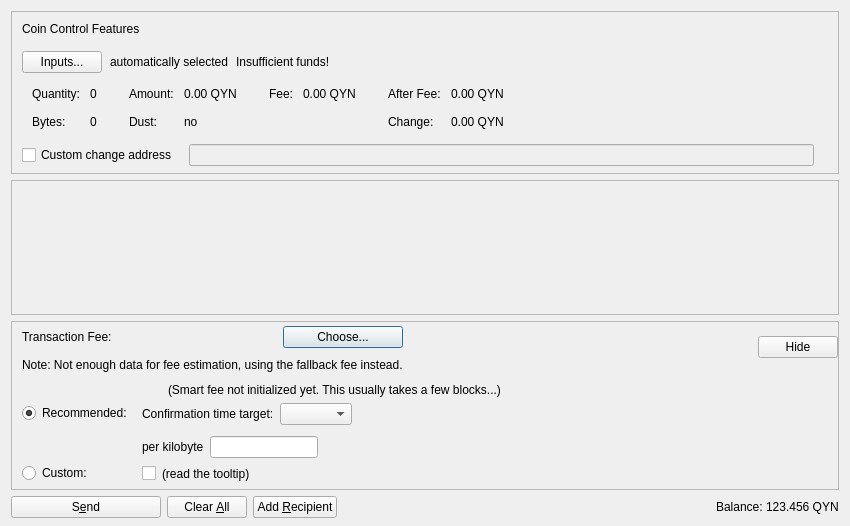
<?xml version="1.0" encoding="UTF-8"?>
<ui version="4.0">
 <class>SendCoinsDialog</class>
 <widget class="QDialog" name="SendCoinsDialog">
  <property name="geometry">
   <rect>
    <x>0</x>
    <y>0</y>
    <width>850</width>
    <height>526</height>
   </rect>
  </property>
  <property name="windowTitle">
   <string>Send Coins</string>
  </property>
  <layout class="QVBoxLayout" name="verticalLayout" stretch="0,1,0,0">
   <property name="bottomMargin">
    <number>8</number>
   </property>
   <item>
    <widget class="QFrame" name="frameCoinControl">
     <property name="sizePolicy">
      <sizepolicy hsizetype="Expanding" vsizetype="Expanding">
       <horstretch>0</horstretch>
       <verstretch>0</verstretch>
      </sizepolicy>
     </property>
     <property name="maximumSize">
      <size>
       <width>16777215</width>
       <height>16777215</height>
      </size>
     </property>
     <property name="frameShape">
      <enum>QFrame::StyledPanel</enum>
     </property>
     <property name="frameShadow">
      <enum>QFrame::Sunken</enum>
     </property>
     <layout class="QVBoxLayout" name="verticalLayoutCoinControl2">
      <property name="spacing">
       <number>0</number>
      </property>
      <property name="leftMargin">
       <number>0</number>
      </property>
      <property name="topMargin">
       <number>0</number>
      </property>
      <property name="rightMargin">
       <number>0</number>
      </property>
      <property name="bottomMargin">
       <number>6</number>
      </property>
      <item>
       <layout class="QVBoxLayout" name="verticalLayoutCoinControl" stretch="0,0,0,0,1">
        <property name="spacing">
         <number>0</number>
        </property>
        <property name="leftMargin">
         <number>10</number>
        </property>
        <property name="topMargin">
         <number>10</number>
        </property>
        <item>
         <layout class="QHBoxLayout" name="horizontalLayoutCoinControl1">
          <property name="bottomMargin">
           <number>15</number>
          </property>
          <item>
           <widget class="QLabel" name="labelCoinControlFeatures">
            <property name="sizePolicy">
             <sizepolicy hsizetype="Preferred" vsizetype="Maximum">
              <horstretch>0</horstretch>
              <verstretch>0</verstretch>
             </sizepolicy>
            </property>
            <property name="text">
             <string>Coin Control Features</string>
            </property>
           </widget>
          </item>
         </layout>
        </item>
        <item>
         <layout class="QHBoxLayout" name="horizontalLayoutCoinControl2" stretch="0,0,0,0">
          <property name="spacing">
           <number>8</number>
          </property>
          <property name="bottomMargin">
           <number>10</number>
          </property>
          <item>
           <widget class="QPushButton" name="pushButtonCoinControl">
            <property name="styleSheet">
             <string notr="true"/>
            </property>
            <property name="text">
             <string>Inputs...</string>
            </property>
            <property name="autoDefault">
             <bool>false</bool>
            </property>
           </widget>
          </item>
          <item>
           <widget class="QLabel" name="labelCoinControlAutomaticallySelected">
            <property name="text">
             <string>automatically selected</string>
            </property>
            <property name="margin">
             <number>5</number>
            </property>
           </widget>
          </item>
          <item>
           <widget class="QLabel" name="labelCoinControlInsuffFunds">
            <property name="text">
             <string>Insufficient funds!</string>
            </property>
            <property name="margin">
             <number>5</number>
            </property>
           </widget>
          </item>
          <item>
           <spacer name="horizontalSpacerCoinControl">
            <property name="orientation">
             <enum>Qt::Horizontal</enum>
            </property>
            <property name="sizeHint" stdset="0">
             <size>
              <width>40</width>
              <height>1</height>
             </size>
            </property>
           </spacer>
          </item>
         </layout>
        </item>
        <item>
         <widget class="QWidget" name="widgetCoinControl" native="true">
          <property name="sizePolicy">
           <sizepolicy hsizetype="Preferred" vsizetype="Preferred">
            <horstretch>0</horstretch>
            <verstretch>0</verstretch>
           </sizepolicy>
          </property>
          <property name="minimumSize">
           <size>
            <width>0</width>
            <height>0</height>
           </size>
          </property>
          <property name="styleSheet">
           <string notr="true"/>
          </property>
          <layout class="QHBoxLayout" name="horizontalLayoutCoinControl5">
           <property name="leftMargin">
            <number>0</number>
           </property>
           <property name="topMargin">
            <number>0</number>
           </property>
           <property name="rightMargin">
            <number>0</number>
           </property>
           <property name="bottomMargin">
            <number>0</number>
           </property>
           <item>
            <layout class="QHBoxLayout" name="horizontalLayoutCoinControl3" stretch="0,0,0,1">
             <property name="spacing">
              <number>20</number>
             </property>
             <property name="topMargin">
              <number>0</number>
             </property>
             <property name="bottomMargin">
              <number>10</number>
             </property>
             <item>
              <layout class="QFormLayout" name="formLayoutCoinControl1">
               <property name="horizontalSpacing">
                <number>10</number>
               </property>
               <property name="verticalSpacing">
                <number>14</number>
               </property>
               <property name="leftMargin">
                <number>10</number>
               </property>
               <property name="topMargin">
                <number>4</number>
               </property>
               <property name="rightMargin">
                <number>6</number>
               </property>
               <item row="0" column="0">
                <widget class="QLabel" name="labelCoinControlQuantityText">
                 <property name="text">
                  <string>Quantity:</string>
                 </property>
                 <property name="margin">
                  <number>0</number>
                 </property>
                </widget>
               </item>
               <item row="0" column="1">
                <widget class="QLabel" name="labelCoinControlQuantity">
                 <property name="cursor">
                  <cursorShape>IBeamCursor</cursorShape>
                 </property>
                 <property name="contextMenuPolicy">
                  <enum>Qt::ActionsContextMenu</enum>
                 </property>
                 <property name="text">
                  <string notr="true">0</string>
                 </property>
                 <property name="margin">
                  <number>0</number>
                 </property>
                 <property name="textInteractionFlags">
                  <set>Qt::LinksAccessibleByMouse|Qt::TextSelectableByKeyboard|Qt::TextSelectableByMouse</set>
                 </property>
                </widget>
               </item>
               <item row="1" column="0">
                <widget class="QLabel" name="labelCoinControlBytesText">
                 <property name="text">
                  <string>Bytes:</string>
                 </property>
                </widget>
               </item>
               <item row="1" column="1">
                <widget class="QLabel" name="labelCoinControlBytes">
                 <property name="cursor">
                  <cursorShape>IBeamCursor</cursorShape>
                 </property>
                 <property name="contextMenuPolicy">
                  <enum>Qt::ActionsContextMenu</enum>
                 </property>
                 <property name="text">
                  <string notr="true">0</string>
                 </property>
                 <property name="textInteractionFlags">
                  <set>Qt::LinksAccessibleByMouse|Qt::TextSelectableByKeyboard|Qt::TextSelectableByMouse</set>
                 </property>
                </widget>
               </item>
              </layout>
             </item>
             <item>
              <layout class="QFormLayout" name="formLayoutCoinControl2">
               <property name="horizontalSpacing">
                <number>10</number>
               </property>
               <property name="verticalSpacing">
                <number>14</number>
               </property>
               <property name="leftMargin">
                <number>6</number>
               </property>
               <property name="topMargin">
                <number>4</number>
               </property>
               <property name="rightMargin">
                <number>6</number>
               </property>
               <item row="0" column="0">
                <widget class="QLabel" name="labelCoinControlAmountText">
                 <property name="text">
                  <string>Amount:</string>
                 </property>
                 <property name="margin">
                  <number>0</number>
                 </property>
                </widget>
               </item>
               <item row="0" column="1">
                <widget class="QLabel" name="labelCoinControlAmount">
                 <property name="cursor">
                  <cursorShape>IBeamCursor</cursorShape>
                 </property>
                 <property name="contextMenuPolicy">
                  <enum>Qt::ActionsContextMenu</enum>
                 </property>
                 <property name="text">
                  <string notr="true">0.00 QYN</string>
                 </property>
                 <property name="textInteractionFlags">
                  <set>Qt::LinksAccessibleByMouse|Qt::TextSelectableByKeyboard|Qt::TextSelectableByMouse</set>
                 </property>
                </widget>
               </item>
               <item row="1" column="0">
                <widget class="QLabel" name="labelCoinControlLowOutputText">
                 <property name="text">
                  <string>Dust:</string>
                 </property>
                </widget>
               </item>
               <item row="1" column="1">
                <widget class="QLabel" name="labelCoinControlLowOutput">
                 <property name="cursor">
                  <cursorShape>IBeamCursor</cursorShape>
                 </property>
                 <property name="contextMenuPolicy">
                  <enum>Qt::ActionsContextMenu</enum>
                 </property>
                 <property name="text">
                  <string notr="true">no</string>
                 </property>
                 <property name="textInteractionFlags">
                  <set>Qt::LinksAccessibleByMouse|Qt::TextSelectableByKeyboard|Qt::TextSelectableByMouse</set>
                 </property>
                </widget>
               </item>
              </layout>
             </item>
             <item>
              <layout class="QFormLayout" name="formLayoutCoinControl3">
               <property name="horizontalSpacing">
                <number>10</number>
               </property>
               <property name="verticalSpacing">
                <number>14</number>
               </property>
               <property name="leftMargin">
                <number>6</number>
               </property>
               <property name="topMargin">
                <number>4</number>
               </property>
               <property name="rightMargin">
                <number>6</number>
               </property>
               <item row="0" column="0">
                <widget class="QLabel" name="labelCoinControlFeeText">
                 <property name="text">
                  <string>Fee:</string>
                 </property>
                 <property name="margin">
                  <number>0</number>
                 </property>
                </widget>
               </item>
               <item row="0" column="1">
                <widget class="QLabel" name="labelCoinControlFee">
                 <property name="cursor">
                  <cursorShape>IBeamCursor</cursorShape>
                 </property>
                 <property name="contextMenuPolicy">
                  <enum>Qt::ActionsContextMenu</enum>
                 </property>
                 <property name="text">
                  <string notr="true">0.00 QYN</string>
                 </property>
                 <property name="textInteractionFlags">
                  <set>Qt::LinksAccessibleByMouse|Qt::TextSelectableByKeyboard|Qt::TextSelectableByMouse</set>
                 </property>
                </widget>
               </item>
              </layout>
             </item>
             <item>
              <layout class="QFormLayout" name="formLayoutCoinControl4">
               <property name="horizontalSpacing">
                <number>10</number>
               </property>
               <property name="verticalSpacing">
                <number>14</number>
               </property>
               <property name="leftMargin">
                <number>6</number>
               </property>
               <property name="topMargin">
                <number>4</number>
               </property>
               <property name="rightMargin">
                <number>6</number>
               </property>
               <item row="0" column="0">
                <widget class="QLabel" name="labelCoinControlAfterFeeText">
                 <property name="text">
                  <string>After Fee:</string>
                 </property>
                 <property name="margin">
                  <number>0</number>
                 </property>
                </widget>
               </item>
               <item row="0" column="1">
                <widget class="QLabel" name="labelCoinControlAfterFee">
                 <property name="cursor">
                  <cursorShape>IBeamCursor</cursorShape>
                 </property>
                 <property name="contextMenuPolicy">
                  <enum>Qt::ActionsContextMenu</enum>
                 </property>
                 <property name="text">
                  <string notr="true">0.00 QYN</string>
                 </property>
                 <property name="textInteractionFlags">
                  <set>Qt::LinksAccessibleByMouse|Qt::TextSelectableByKeyboard|Qt::TextSelectableByMouse</set>
                 </property>
                </widget>
               </item>
               <item row="1" column="0">
                <widget class="QLabel" name="labelCoinControlChangeText">
                 <property name="text">
                  <string>Change:</string>
                 </property>
                </widget>
               </item>
               <item row="1" column="1">
                <widget class="QLabel" name="labelCoinControlChange">
                 <property name="cursor">
                  <cursorShape>IBeamCursor</cursorShape>
                 </property>
                 <property name="contextMenuPolicy">
                  <enum>Qt::ActionsContextMenu</enum>
                 </property>
                 <property name="text">
                  <string notr="true">0.00 QYN</string>
                 </property>
                 <property name="textInteractionFlags">
                  <set>Qt::LinksAccessibleByMouse|Qt::TextSelectableByKeyboard|Qt::TextSelectableByMouse</set>
                 </property>
                </widget>
               </item>
              </layout>
             </item>
            </layout>
           </item>
          </layout>
         </widget>
        </item>
        <item>
         <layout class="QHBoxLayout" name="horizontalLayoutCoinControl4" stretch="0,0,0">
          <property name="spacing">
           <number>12</number>
          </property>
          <property name="sizeConstraint">
           <enum>QLayout::SetDefaultConstraint</enum>
          </property>
          <property name="topMargin">
           <number>5</number>
          </property>
          <property name="rightMargin">
           <number>5</number>
          </property>
          <item>
           <widget class="QCheckBox" name="checkBoxCoinControlChange">
            <property name="toolTip">
             <string>If this is activated, but the change address is empty or invalid, change will be sent to a newly generated address.</string>
            </property>
            <property name="text">
             <string>Custom change address</string>
            </property>
           </widget>
          </item>
          <item>
           <widget class="QValidatedLineEdit" name="lineEditCoinControlChange">
            <property name="enabled">
             <bool>false</bool>
            </property>
            <property name="sizePolicy">
             <sizepolicy hsizetype="Expanding" vsizetype="Fixed">
              <horstretch>0</horstretch>
              <verstretch>0</verstretch>
             </sizepolicy>
            </property>
           </widget>
          </item>
          <item>
           <widget class="QLabel" name="labelCoinControlChangeLabel">
            <property name="sizePolicy">
             <sizepolicy hsizetype="Preferred" vsizetype="Expanding">
              <horstretch>0</horstretch>
              <verstretch>0</verstretch>
             </sizepolicy>
            </property>
            <property name="minimumSize">
             <size>
              <width>0</width>
              <height>0</height>
             </size>
            </property>
            <property name="text">
             <string/>
            </property>
            <property name="margin">
             <number>3</number>
            </property>
           </widget>
          </item>
         </layout>
        </item>
        <item>
         <spacer name="verticalSpacerCoinControl">
          <property name="orientation">
           <enum>Qt::Vertical</enum>
          </property>
          <property name="sizeHint" stdset="0">
           <size>
            <width>800</width>
            <height>1</height>
           </size>
          </property>
         </spacer>
        </item>
       </layout>
      </item>
     </layout>
    </widget>
   </item>
   <item>
    <widget class="QScrollArea" name="scrollArea">
     <property name="widgetResizable">
      <bool>true</bool>
     </property>
     <widget class="QWidget" name="scrollAreaWidgetContents">
      <property name="geometry">
       <rect>
        <x>0</x>
        <y>0</y>
        <width>830</width>
        <height>104</height>
       </rect>
      </property>
      <layout class="QVBoxLayout" name="verticalLayout_2" stretch="0,1">
       <property name="leftMargin">
        <number>0</number>
       </property>
       <property name="topMargin">
        <number>0</number>
       </property>
       <property name="rightMargin">
        <number>0</number>
       </property>
       <property name="bottomMargin">
        <number>0</number>
       </property>
       <item>
        <layout class="QVBoxLayout" name="entries">
         <property name="spacing">
          <number>6</number>
         </property>
        </layout>
       </item>
       <item>
        <spacer name="verticalSpacer">
         <property name="orientation">
          <enum>Qt::Vertical</enum>
         </property>
         <property name="sizeHint" stdset="0">
          <size>
           <width>20</width>
           <height>40</height>
          </size>
         </property>
        </spacer>
       </item>
      </layout>
     </widget>
    </widget>
   </item>
   <item>
    <widget class="QFrame" name="frameFee">
     <property name="sizePolicy">
      <sizepolicy hsizetype="Expanding" vsizetype="Expanding">
       <horstretch>0</horstretch>
       <verstretch>0</verstretch>
      </sizepolicy>
     </property>
     <property name="maximumSize">
      <size>
       <width>16777215</width>
       <height>16777215</height>
      </size>
     </property>
     <property name="frameShape">
      <enum>QFrame::StyledPanel</enum>
     </property>
     <property name="frameShadow">
      <enum>QFrame::Sunken</enum>
     </property>
     <layout class="QVBoxLayout" name="verticalLayoutFee1">
      <property name="spacing">
       <number>0</number>
      </property>
      <property name="leftMargin">
       <number>0</number>
      </property>
      <property name="topMargin">
       <number>0</number>
      </property>
      <property name="rightMargin">
       <number>0</number>
      </property>
      <property name="bottomMargin">
       <number>0</number>
      </property>
      <item>
       <layout class="QVBoxLayout" name="verticalLayoutFee2" stretch="0,0,0">
        <property name="spacing">
         <number>0</number>
        </property>
        <property name="leftMargin">
         <number>10</number>
        </property>
        <property name="topMargin">
         <number>0</number>
        </property>
        <item>
         <layout class="QHBoxLayout" name="horizontalLayoutFee1">
          <property name="bottomMargin">
           <number>0</number>
          </property>
          <item>
           <layout class="QVBoxLayout" name="verticalLayoutFee7">
            <property name="spacing">
             <number>0</number>
            </property>
            <item>
             <spacer name="verticalSpacerSmartFee">
              <property name="orientation">
               <enum>Qt::Vertical</enum>
              </property>
              <property name="sizeType">
               <enum>QSizePolicy::Fixed</enum>
              </property>
              <property name="sizeHint" stdset="0">
               <size>
                <width>1</width>
                <height>4</height>
               </size>
              </property>
             </spacer>
            </item>
            <item>
             <layout class="QHBoxLayout" name="horizontalLayoutSmartFee">
              <property name="spacing">
               <number>10</number>
              </property>
              <item>
               <widget class="QLabel" name="labelFeeHeadline">
                <property name="sizePolicy">
                 <sizepolicy hsizetype="Preferred" vsizetype="Maximum">
                  <horstretch>0</horstretch>
                  <verstretch>0</verstretch>
                 </sizepolicy>
                </property>
                <property name="text">
                 <string>Transaction Fee:</string>
                </property>
               </widget>
              </item>
              <item>
               <widget class="QLabel" name="labelFeeMinimized">
                <property name="text">
                 <string/>
                </property>
               </widget>
              </item>
              <item>
               <widget class="QPushButton" name="buttonChooseFee">
                <property name="text">
                 <string>Choose...</string>
                </property>
               </widget>
              </item>
             </layout>
            </item>
            <item>
             <spacer name="verticalSpacer_7">
              <property name="orientation">
               <enum>Qt::Vertical</enum>
              </property>
              <property name="sizeHint" stdset="0">
               <size>
                <width>1</width>
                <height>10</height>
               </size>
              </property>
             </spacer>
            </item>
            <item>
             <widget class="QLabel" name="fallbackFeeWarningLabel">
              <property name="toolTip">
               <string>Using the fallbackfee can result in sending a transaction that will take several hours or days (or never) to confirm. Consider choosing your fee manually or wait until you have validated the complete chain.</string>
              </property>
              <property name="text">
               <string>Note: Not enough data for fee estimation, using the fallback fee instead.</string>
              </property>
              <property name="wordWrap">
               <bool>false</bool>
              </property>
             </widget>
            </item>
            <item>
             <spacer name="verticalSpacer_5">
              <property name="orientation">
               <enum>Qt::Vertical</enum>
              </property>
              <property name="sizeHint" stdset="0">
               <size>
                <width>1</width>
                <height>1</height>
               </size>
              </property>
             </spacer>
            </item>
           </layout>
          </item>
          <item>
           <spacer name="horizontalSpacer_4">
            <property name="orientation">
             <enum>Qt::Horizontal</enum>
            </property>
            <property name="sizeHint" stdset="0">
             <size>
              <width>1</width>
              <height>1</height>
             </size>
            </property>
           </spacer>
          </item>
          <item>
           <widget class="QPushButton" name="buttonMinimizeFee">
            <property name="toolTip">
             <string>collapse fee-settings</string>
            </property>
            <property name="text">
             <string>Hide</string>
            </property>
           </widget>
          </item>
         </layout>
        </item>
        <item>
         <widget class="QFrame" name="frameFeeSelection">
          <layout class="QVBoxLayout" name="verticalLayoutFee12">
           <property name="spacing">
            <number>0</number>
           </property>
           <property name="leftMargin">
            <number>0</number>
           </property>
           <property name="topMargin">
            <number>0</number>
           </property>
           <property name="rightMargin">
            <number>0</number>
           </property>
           <property name="bottomMargin">
            <number>0</number>
           </property>
           <item>
            <layout class="QGridLayout" name="gridLayoutFee">
             <property name="topMargin">
              <number>10</number>
             </property>
             <property name="bottomMargin">
              <number>4</number>
             </property>
             <property name="horizontalSpacing">
              <number>10</number>
             </property>
             <property name="verticalSpacing">
              <number>4</number>
             </property>
             <item row="1" column="1">
              <layout class="QVBoxLayout" name="verticalLayoutFee8">
               <property name="spacing">
                <number>6</number>
               </property>
               <property name="topMargin">
                <number>3</number>
               </property>
               <item>
                <layout class="QHBoxLayout" name="horizontalLayoutFee13" stretch="0,0,1">
                 <item>
                  <widget class="QLabel" name="labelCustomPerKilobyte">
                   <property name="toolTip">
                    <string>If the custom fee is set to 1000 Tien and the transaction is only 250 bytes, then &quot;per kilobyte&quot; only pays 250 Tien in fee,&lt;br /&gt;while &quot;at least&quot; pays 1000 Tien. For transactions bigger than a kilobyte both pay by kilobyte.</string>
                   </property>
                   <property name="text">
                    <string>per kilobyte</string>
                   </property>
                  </widget>
                 </item>
                 <item>
                  <widget class="BitcoinAmountField" name="customFee"/>
                 </item>
                 <item>
                  <spacer name="horizontalSpacer_6">
                   <property name="orientation">
                    <enum>Qt::Horizontal</enum>
                   </property>
                   <property name="sizeHint" stdset="0">
                    <size>
                     <width>1</width>
                     <height>1</height>
                    </size>
                   </property>
                  </spacer>
                 </item>
                </layout>
               </item>
               <item>
                <layout class="QHBoxLayout" name="horizontalLayoutFee8">
                 <item>
                  <widget class="QCheckBox" name="checkBoxMinimumFee">
                   <property name="toolTip">
                    <string>Paying only the minimum fee is just fine as long as there is less transaction volume than space in the blocks.&lt;br /&gt;But be aware that this can end up in a never confirming transaction once there is more demand for qyen transactions than the network can process.</string>
                   </property>
                   <property name="text">
                    <string/>
                   </property>
                  </widget>
                 </item>
                 <item>
                  <widget class="QLabel" name="labelMinFeeWarning">
                   <property name="enabled">
                    <bool>true</bool>
                   </property>
                   <property name="toolTip">
                    <string>Paying only the minimum fee is just fine as long as there is less transaction volume than space in the blocks.&lt;br /&gt;But be aware that this can end up in a never confirming transaction once there is more demand for qyen transactions than the network can process.</string>
                   </property>
                   <property name="text">
                    <string>(read the tooltip)</string>
                   </property>
                   <property name="margin">
                    <number>5</number>
                   </property>
                  </widget>
                 </item>
                 <item>
                  <spacer name="horizontalSpacer_2">
                   <property name="orientation">
                    <enum>Qt::Horizontal</enum>
                   </property>
                   <property name="sizeHint" stdset="0">
                    <size>
                     <width>1</width>
                     <height>1</height>
                    </size>
                   </property>
                  </spacer>
                 </item>
                </layout>
               </item>
              </layout>
             </item>
             <item row="0" column="0">
              <layout class="QVBoxLayout" name="verticalLayoutFee4" stretch="0,1">
               <property name="topMargin">
                <number>20</number>
               </property>
               <property name="bottomMargin">
                <number>3</number>
               </property>
               <item>
                <widget class="QRadioButton" name="radioSmartFee">
                 <property name="text">
                  <string>Recommended:</string>
                 </property>
                 <property name="checked">
                  <bool>true</bool>
                 </property>
                 <attribute name="buttonGroup">
                  <string notr="true">groupFee</string>
                 </attribute>
                </widget>
               </item>
               <item>
                <spacer name="verticalSpacer_2">
                 <property name="orientation">
                  <enum>Qt::Vertical</enum>
                 </property>
                 <property name="sizeHint" stdset="0">
                  <size>
                   <width>1</width>
                   <height>1</height>
                  </size>
                 </property>
                </spacer>
               </item>
              </layout>
             </item>
             <item row="1" column="0">
              <layout class="QVBoxLayout" name="verticalLayoutFee9" stretch="0,1">
               <property name="topMargin">
                <number>30</number>
               </property>
               <item>
                <widget class="QRadioButton" name="radioCustomFee">
                 <property name="text">
                  <string>Custom:</string>
                 </property>
                 <attribute name="buttonGroup">
                  <string notr="true">groupFee</string>
                 </attribute>
                </widget>
               </item>
               <item>
                <spacer name="verticalSpacer_6">
                 <property name="orientation">
                  <enum>Qt::Vertical</enum>
                 </property>
                 <property name="sizeHint" stdset="0">
                  <size>
                   <width>1</width>
                   <height>1</height>
                  </size>
                 </property>
                </spacer>
               </item>
              </layout>
             </item>
             <item row="0" column="1">
              <layout class="QVBoxLayout" name="verticalLayoutFee3" stretch="0,0,1">
               <property name="spacing">
                <number>6</number>
               </property>
               <property name="topMargin">
                <number>0</number>
               </property>
               <property name="bottomMargin">
                <number>3</number>
               </property>
               <item>
                <layout class="QHBoxLayout" name="horizontalLayoutFee12">
                 <item>
                  <widget class="QLabel" name="labelSmartFee">
                   <property name="text">
                    <string/>
                   </property>
                   <property name="margin">
                    <number>2</number>
                   </property>
                  </widget>
                 </item>
                 <item>
                  <widget class="QLabel" name="labelFeeEstimation">
                   <property name="text">
                    <string/>
                   </property>
                  </widget>
                 </item>
                 <item>
                  <widget class="QLabel" name="labelSmartFee2">
                   <property name="text">
                    <string>(Smart fee not initialized yet. This usually takes a few blocks...)</string>
                   </property>
                   <property name="margin">
                    <number>2</number>
                   </property>
                  </widget>
                 </item>
                 <item>
                  <spacer name="horizontalSpacer_5">
                   <property name="orientation">
                    <enum>Qt::Horizontal</enum>
                   </property>
                   <property name="sizeHint" stdset="0">
                    <size>
                     <width>1</width>
                     <height>1</height>
                    </size>
                   </property>
                  </spacer>
                 </item>
                </layout>
               </item>
               <item>
                <layout class="QHBoxLayout" name="horizontalLayoutFee9">
                 <item>
                  <layout class="QVBoxLayout" name="verticalLayoutFee6">
                   <item>
                    <widget class="QLabel" name="labelSmartFee3">
                     <property name="text">
                      <string>Confirmation time target:</string>
                     </property>
                     <property name="margin">
                      <number>2</number>
                     </property>
                    </widget>
                   </item>
                  </layout>
                 </item>
                 <item>
                  <layout class="QVBoxLayout" name="verticalLayoutFee5">
                   <property name="rightMargin">
                    <number>30</number>
                   </property>
                   <item>
                    <layout class="QHBoxLayout" name="horizontalLayoutConfTarget">
                     <property name="bottomMargin">
                      <number>0</number>
                     </property>
                     <item>
                      <widget class="QComboBox" name="confTargetSelector"/>
                     </item>
                     <item>
                      <spacer name="horizontalSpacerConfTarget">
                       <property name="orientation">
                        <enum>Qt::Horizontal</enum>
                       </property>
                       <property name="sizeHint" stdset="0">
                        <size>
                         <width>40</width>
                         <height>20</height>
                        </size>
                       </property>
                      </spacer>
                     </item>
                    </layout>
                   </item>
                  </layout>
                 </item>
                </layout>
               </item>
               <item>
                <spacer name="verticalSpacer_4">
                 <property name="orientation">
                  <enum>Qt::Vertical</enum>
                 </property>
                 <property name="sizeHint" stdset="0">
                  <size>
                   <width>1</width>
                   <height>1</height>
                  </size>
                 </property>
                </spacer>
               </item>
              </layout>
             </item>
            </layout>
           </item>
          </layout>
         </widget>
        </item>
        <item>
         <spacer name="verticalSpacerFee">
          <property name="orientation">
           <enum>Qt::Vertical</enum>
          </property>
          <property name="sizeHint" stdset="0">
           <size>
            <width>800</width>
            <height>1</height>
           </size>
          </property>
         </spacer>
        </item>
       </layout>
      </item>
     </layout>
    </widget>
   </item>
   <item>
    <layout class="QHBoxLayout" name="horizontalLayout">
     <item>
      <widget class="QPushButton" name="sendButton">
       <property name="minimumSize">
        <size>
         <width>150</width>
         <height>0</height>
        </size>
       </property>
       <property name="toolTip">
        <string>Confirm the send action</string>
       </property>
       <property name="text">
        <string>S&amp;end</string>
       </property>
       <property name="autoDefault">
        <bool>false</bool>
       </property>
       <property name="default">
        <bool>false</bool>
       </property>
      </widget>
     </item>
     <item>
      <widget class="QPushButton" name="clearButton">
       <property name="sizePolicy">
        <sizepolicy hsizetype="Minimum" vsizetype="Fixed">
         <horstretch>0</horstretch>
         <verstretch>0</verstretch>
        </sizepolicy>
       </property>
       <property name="toolTip">
        <string>Clear all fields of the form.</string>
       </property>
       <property name="text">
        <string>Clear &amp;All</string>
       </property>
       <property name="autoDefault">
        <bool>false</bool>
       </property>
      </widget>
     </item>
     <item>
      <widget class="QPushButton" name="addButton">
       <property name="toolTip">
        <string>Send to multiple recipients at once</string>
       </property>
       <property name="text">
        <string>Add &amp;Recipient</string>
       </property>
       <property name="autoDefault">
        <bool>false</bool>
       </property>
      </widget>
     </item>
     <item>
      <spacer name="horizontalSpacer">
       <property name="orientation">
        <enum>Qt::Horizontal</enum>
       </property>
       <property name="sizeHint" stdset="0">
        <size>
         <width>40</width>
         <height>20</height>
        </size>
       </property>
      </spacer>
     </item>
     <item>
      <layout class="QHBoxLayout" name="horizontalLayout_2">
       <property name="spacing">
        <number>3</number>
       </property>
       <item>
        <widget class="QLabel" name="labelBalanceText">
         <property name="text">
          <string>Balance:</string>
         </property>
        </widget>
       </item>
       <item>
        <widget class="QLabel" name="labelBalance">
         <property name="sizePolicy">
          <sizepolicy hsizetype="Preferred" vsizetype="Preferred">
           <horstretch>0</horstretch>
           <verstretch>0</verstretch>
          </sizepolicy>
         </property>
         <property name="cursor">
          <cursorShape>IBeamCursor</cursorShape>
         </property>
         <property name="text">
          <string notr="true">123.456 QYN</string>
         </property>
         <property name="textInteractionFlags">
          <set>Qt::LinksAccessibleByMouse|Qt::TextSelectableByKeyboard|Qt::TextSelectableByMouse</set>
         </property>
        </widget>
       </item>
      </layout>
     </item>
    </layout>
   </item>
  </layout>
 </widget>
 <customwidgets>
  <customwidget>
   <class>QValidatedLineEdit</class>
   <extends>QLineEdit</extends>
   <header>qt/qvalidatedlineedit.h</header>
  </customwidget>
  <customwidget>
   <class>BitcoinAmountField</class>
   <extends>QLineEdit</extends>
   <header>qt/bitcoinamountfield.h</header>
   <container>1</container>
  </customwidget>
 </customwidgets>
 <resources>
  <include location="../qyen.qrc"/>
 </resources>
 <connections/>
 <buttongroups>
  <buttongroup name="groupFee"/>
 </buttongroups>
</ui>
